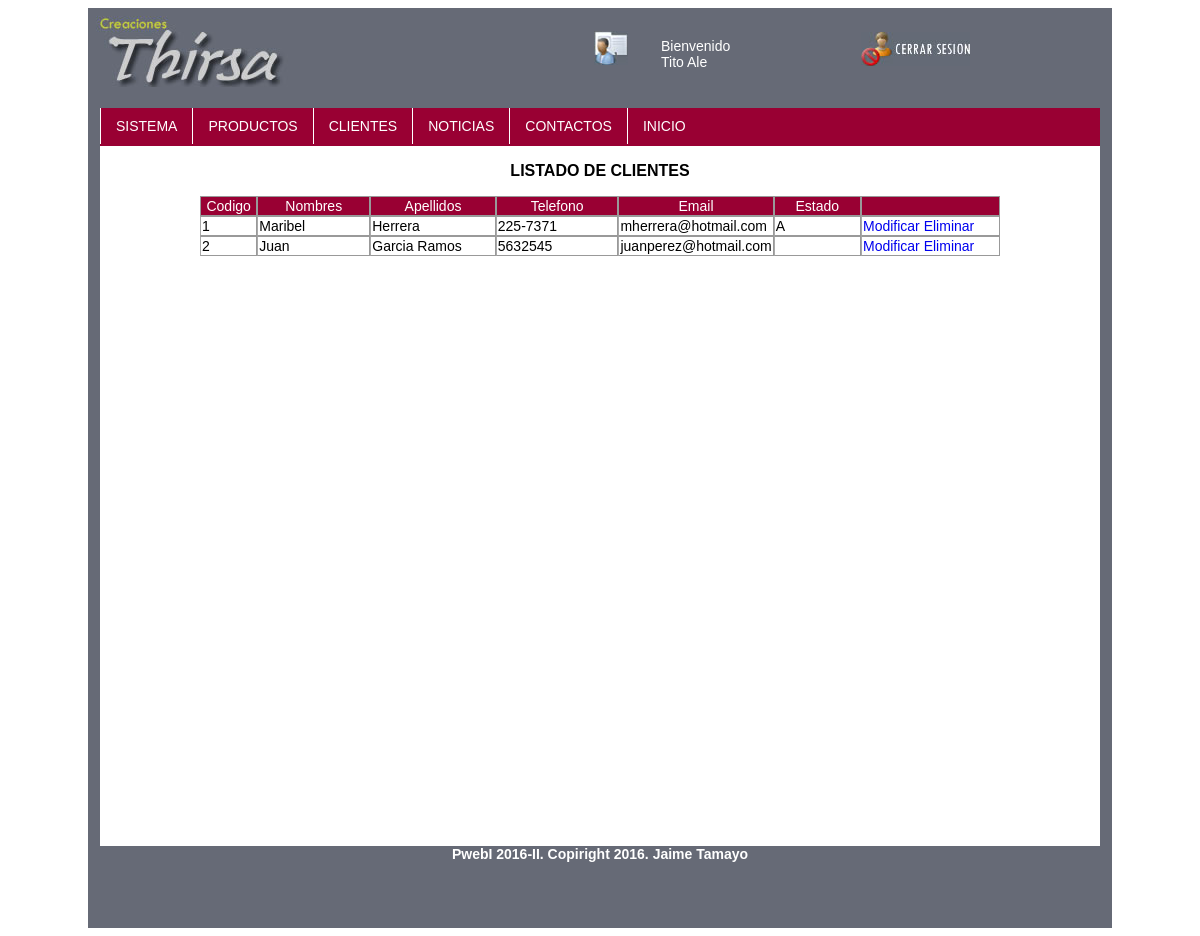
The page /admin/cliente/listar_cliente.php (signed in) on the database its author committed.
### tables this page shows
CREATE TABLE IF NOT EXISTS `clientes` (
  `codcliente` int(11) NOT NULL AUTO_INCREMENT,
  `nombres` varchar(35) DEFAULT NULL,
  `apellidos` varchar(35) DEFAULT NULL,
  `razonsocial` varchar(35) DEFAULT NULL,
  `dni` int(11) DEFAULT NULL,
  `direccion` varchar(35) DEFAULT NULL,
  `telefono` varchar(12) DEFAULT NULL,
  `email` varchar(30) DEFAULT NULL,
  `clave` varchar(10) DEFAULT NULL,
  `ocupacion` varchar(50) DEFAULT NULL,
  `edad` int(11) DEFAULT NULL,
  `fecha_nacim` date DEFAULT '0000-00-00',
  `comentario` text,
  `estado` char(1) DEFAULT NULL,
  PRIMARY KEY (`codcliente`)
);

### admin/cliente/listar_cliente.php (the view, shortened to what this page needs)
<!doctype html>
<html>
<head>
<link href="../../css/default.css" rel="stylesheet">
</head>
<body>
<div id="contenedor">
    <header>
        <div id="logo">
        <img src="../../img/tienda/logo.jpg">
        </div>
        <div id="usuario">
        	<div id="txtUser">Bienvenido <br> <?php echo $_SESSION['usuario']['nom']. ' '. $_SESSION['usuario']['ape'];?></div>
        </div>
        <a href="../seguridad/salir.php">
        <div id="cerrar">
        <img src="../../img/tienda/cerrarsesion.jpg" alt="Cerrar Sesion" title="Cerrar Sesion">
        </div>
        </a>
    </header>
    <nav>
    	<ul class="menu">
        	<li><a href=""../admin/index.php">Sistema</a></li>
            <li><a href="">Productos</a>
            </li>
            <li><a href="">Clientes</a>
            </li>
            <li><a href="">Noticias</a>
            </li>
            <li><a href="">Contactos</a>
            </li>
            <li><a href="../index.php">Inicio</a></li>
        </ul>
    </nav>
    <section>
     <p class="titulo">Listado de Clientes</p>
    <table width="800" border="0" align="center" cellpadding="1" cellspacing="0">
    <tr class="titulo_tabla">
    	<td width="55" class="estilo8">Codigo</td>
        <td width="119" class="estilo8">Nombres</td>
        <td width="134" class="estilo8">Apellidos</td>
        <td width="131" class="estilo8">Telefono</td>
        <td width="106" class="estilo8">Email</td>
        <td width="91" class="estilo8">Estado</td>
        <td></td>
    </tr>
   <?php
	   $instruccion = "select * from clientes";
	   $rs = mysql_query($instruccion) or die("Fallo la consulta");
	   while($campo = MySQL_fetch_array($rs)){
   	?>
   	<tr>
   		<td class="estilo7"><?php echo $campo["codcliente"]; ?></td>
        <td class="estilo7"><?php echo $campo["nombres"]; ?></td>
        <td class="estilo7"><?php echo $campo["apellidos"]; ?></td>
       <td class="estilo7"><?php echo $campo["telefono"]; ?></td>
        <td class="estilo7"><?php echo $campo["email"]; ?></td>
        <td width="91" class="estilo7"><?php echo $campo["estado"]; ?></td>
        <td width="150" class="estilo7">
            <a href="modificar_cliente.php?cod=<?php echo $campo['codcliente']?>">Modificar</a>
            <a href="eliminar_cliente.php?cod=<?php echo $campo['codcliente']?>">Eliminar</a>
        </td>
   	</tr>
   	<?php
	   }
   	?>
	</table>
    </section>
    <footer>
    <span><strong>PwebI 2016-II. Copiright 2016. Jaime Tamayo</span>
    </footer>
</div>
</body>
</html>

### css/default.css (style rules this page uses)
body { font-family:Verdana, Geneva, sans-serif; font-size:14px; }
#contenedor { width:1024px; height:920px; margin:0 auto; background-color:#666a76; }
header { width:1024px; height:100px; background-color:#666a76; }
#logo { float:left; height:80px; width:273px; }
#usuario { background-image:url(../img/tienda/usuario.jpg); background-position:center; background-repeat:no-repeat; float:left; height:80px; width:500px; }
#txtUser { width:150px; margin-left:300px; margin-top:30px; color:#fff; }
#cerrar { float:right; height:80px; width:251px; }
#cerrar img { margin-top:24px; }
nav { background-color:#903; width:1000px; height:38px; float:left; margin:0 12px; }
nav * { text-decoration:none; text-transform:uppercase; list-style:none; margin:0; padding:0; }
nav .menu > li { float:left; }
nav .menu li a { background:transparent; color:#fff; display:block; border-left:1px solid; padding:10px 15px; }
section { width:1000px; margin:0 12px; height:700px; float:left; background-color:#fff; }
section .titulo { text-transform:uppercase; font-size:16px; font-weight:bold; text-align:center; }
section p { font-size:12px; }
.titulo_tabla { background-color:#903; color:#fff; text-align:center; }
.estilo7 { border-left: 1px solid #aaa; }
section a { text-decoration:none; }
section td { border:1px #999999 solid; }
footer { float:left; width:1024px; height:80px; background-color:#666a76; text-align:center; color:#fff; }

### rows shown on the page
clientes: codcliente "1", nombres "Maribel", apellidos "Herrera", telefono "225-7371", email "mherrera@hotmail.com", estado "A"
clientes: codcliente "2", nombres "Juan", apellidos "Garcia Ramos", telefono "5632545", email "juanperez@hotmail.com"

### other values the page prints
$_SESSION['usuario']['nom'] "Tito"
$_SESSION['usuario']['ape'] "Ale"
